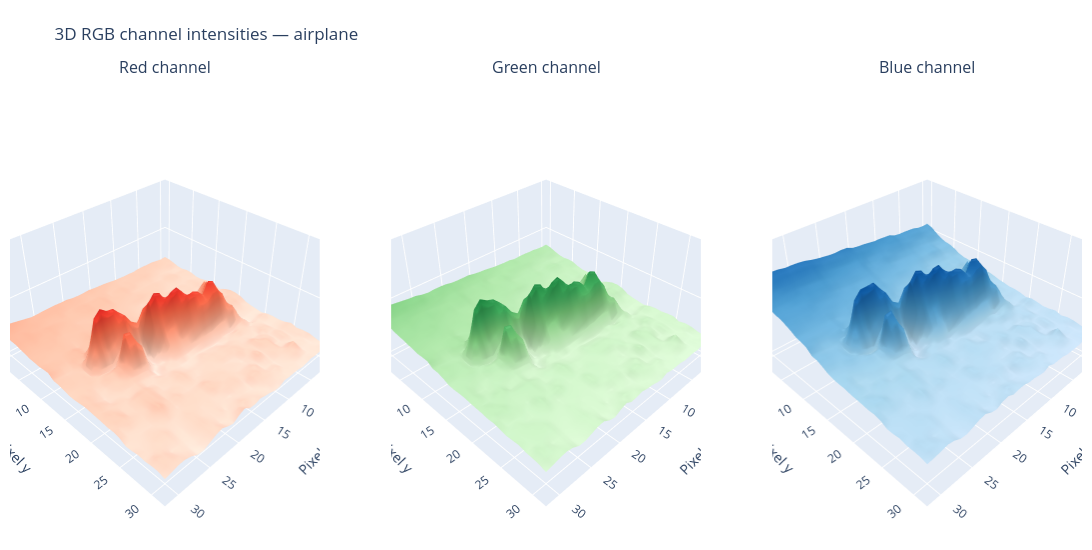

The notebook cell this image was saved under:
### Code cell
# Plot RGB channels as three separate 3D surfaces.
sample_index = int(sample_indices[0])

image_01 = (
    train_images_raw[sample_index].astype(
        np.float32
    )
    / 255.0
)

x_coordinates = np.arange(
    image_01.shape[1]
)
y_coordinates = np.arange(
    image_01.shape[0]
)

fig = make_subplots(
    rows=1,
    cols=3,
    specs=[
        [
            {"type": "surface"},
            {"type": "surface"},
            {"type": "surface"},
        ]
    ],
    subplot_titles=(
        "Red channel",
        "Green channel",
        "Blue channel",
    ),
)

for channel, colorscale, column in [
    (0, "Reds", 1),
    (1, "Greens", 2),
    (2, "Blues", 3),
]:
    fig.add_trace(
        go.Surface(
            x=x_coordinates,
            y=y_coordinates,
            z=image_01[:, :, channel],
            colorscale=colorscale,
            cmin=0,
            cmax=1,
            showscale=False,
            name=channel_names[channel],
        ),
        row=1,
        col=column,
    )

fig.update_layout(
    title=(
        "3D RGB channel intensities — "
        f"{class_names[y_train[sample_index]]}"
    ),
    height=550,
    width=1100,
    margin={
        "l": 10,
        "t": 80,
        "r": 10,
        "b": 10,
    },
)

for scene_name in (
    "scene",
    "scene2",
    "scene3",
):
    fig.layout[scene_name].update(
        xaxis_title="Pixel x",
        yaxis_title="Pixel y",
        zaxis_title="Intensity",
        zaxis={
            "range": [0, 1],
        },
        aspectmode="manual",
        aspectratio={
            "x": 1,
            "y": 1,
            "z": 0.5,
        },
    )

fig.show()

### Figure 1 — Plotly figure (JSON) as saved in the notebook; plotly's stock layout.template omitted (floating-point values rounded to 4 significant figures; data arrays with more than 128 entries replaced by an {"elided": "..."} marker saying what was removed)
{"data": [{"cmax": 1, "cmin": 0, "colorscale": [[0, "rgb(255,245,240)"], [0.125, "rgb(254,224,210)"], [0.25, "rgb(252,187,161)"], [0.375, "rgb(252,146,114)"], [0.5, "rgb(251,106,74)"], [0.625, "rgb(239,59,44)"], [0.75, "rgb(203,24,29)"], [0.875, "rgb(165,15,21)"], [1, "rgb(103,0,13)"]], "name": "Red", "scene": "scene", "showscale": false, "type": "surface", "x": [0, 1, 2, 3, 4, 5, 6, 7, 8, 9, 10, 11, 12, 13, 14, 15, 16, 17, 18, 19, 20, 21, 22, 23, 24, 25, 26, 27, 28, 29, 30, 31], "y": [0, 1, 2, 3, 4, 5, 6, 7, 8, 9, 10, 11, 12, 13, 14, 15, 16, 17, 18, 19, 20, 21, 22, 23, 24, 25, 26, 27, 28, 29, 30, 31], "z": {"elided": "32x32 float values"}}, {"cmax": 1, "cmin": 0, "colorscale": [[0, "rgb(247,252,245)"], [0.125, "rgb(229,245,224)"], [0.25, "rgb(199,233,192)"], [0.375, "rgb(161,217,155)"], [0.5, "rgb(116,196,118)"], [0.625, "rgb(65,171,93)"], [0.75, "rgb(35,139,69)"], [0.875, "rgb(0,109,44)"], [1, "rgb(0,68,27)"]], "name": "Green", "scene": "scene2", "showscale": false, "type": "surface", "x": [0, 1, 2, 3, 4, 5, 6, 7, 8, 9, 10, 11, 12, 13, 14, 15, 16, 17, 18, 19, 20, 21, 22, 23, 24, 25, 26, 27, 28, 29, 30, 31], "y": [0, 1, 2, 3, 4, 5, 6, 7, 8, 9, 10, 11, 12, 13, 14, 15, 16, 17, 18, 19, 20, 21, 22, 23, 24, 25, 26, 27, 28, 29, 30, 31], "z": {"elided": "32x32 float values"}}, {"cmax": 1, "cmin": 0, "colorscale": [[0, "rgb(247,251,255)"], [0.125, "rgb(222,235,247)"], [0.25, "rgb(198,219,239)"], [0.375, "rgb(158,202,225)"], [0.5, "rgb(107,174,214)"], [0.625, "rgb(66,146,198)"], [0.75, "rgb(33,113,181)"], [0.875, "rgb(8,81,156)"], [1, "rgb(8,48,107)"]], "name": "Blue", "scene": "scene3", "showscale": false, "type": "surface", "x": [0, 1, 2, 3, 4, 5, 6, 7, 8, 9, 10, 11, 12, 13, 14, 15, 16, 17, 18, 19, 20, 21, 22, 23, 24, 25, 26, 27, 28, 29, 30, 31], "y": [0, 1, 2, 3, 4, 5, 6, 7, 8, 9, 10, 11, 12, 13, 14, 15, 16, 17, 18, 19, 20, 21, 22, 23, 24, 25, 26, 27, 28, 29, 30, 31], "z": {"elided": "32x32 float values"}}], "layout": {"annotations": [{"font": {"size": 16}, "showarrow": false, "text": "Red channel", "x": 0.1444, "xanchor": "center", "xref": "paper", "y": 1, "yanchor": "bottom", "yref": "paper"}, {"font": {"size": 16}, "showarrow": false, "text": "Green channel", "x": 0.5, "xanchor": "center", "xref": "paper", "y": 1, "yanchor": "bottom", "yref": "paper"}, {"font": {"size": 16}, "showarrow": false, "text": "Blue channel", "x": 0.8556, "xanchor": "center", "xref": "paper", "y": 1, "yanchor": "bottom", "yref": "paper"}], "height": 550, "margin": {"b": 10, "l": 10, "r": 10, "t": 80}, "scene": {"aspectmode": "manual", "aspectratio": {"x": 1, "y": 1, "z": 0.5}, "domain": {"x": [0, 0.2889], "y": [0, 1]}, "xaxis": {"title": {"text": "Pixel x"}}, "yaxis": {"title": {"text": "Pixel y"}}, "zaxis": {"range": [0, 1], "title": {"text": "Intensity"}}}, "scene2": {"aspectmode": "manual", "aspectratio": {"x": 1, "y": 1, "z": 0.5}, "domain": {"x": [0.3556, 0.6444], "y": [0, 1]}, "xaxis": {"title": {"text": "Pixel x"}}, "yaxis": {"title": {"text": "Pixel y"}}, "zaxis": {"range": [0, 1], "title": {"text": "Intensity"}}}, "scene3": {"aspectmode": "manual", "aspectratio": {"x": 1, "y": 1, "z": 0.5}, "domain": {"x": [0.7111, 1], "y": [0, 1]}, "xaxis": {"title": {"text": "Pixel x"}}, "yaxis": {"title": {"text": "Pixel y"}}, "zaxis": {"range": [0, 1], "title": {"text": "Intensity"}}}, "title": {"text": "3D RGB channel intensities — airplane"}, "width": 1100}}
